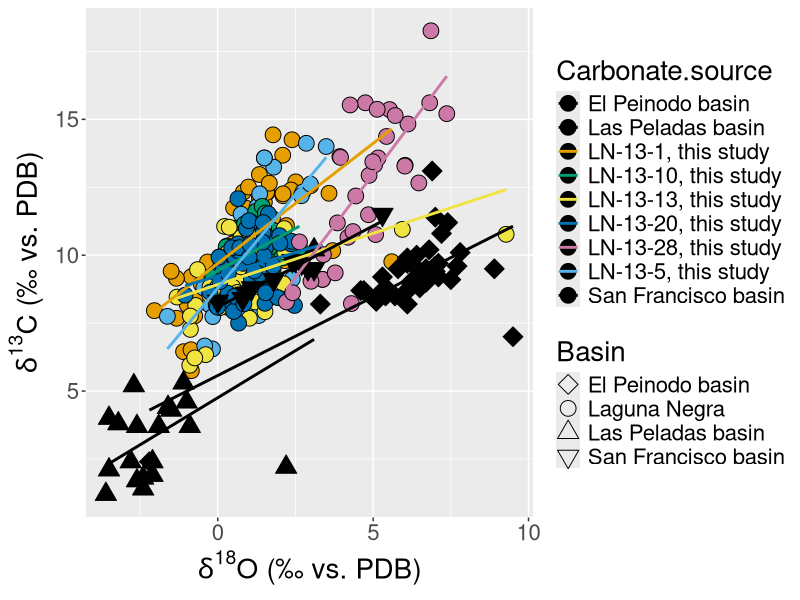

This figure's R source:
#May 2019
#Joy Buongiorno
#JBuongior21@gmail.com
#Dscript for plotting C and O isotopes of carbonate

library(ggplot2)
carbonate_iso<-read.csv("Carbonate_isotopes_for_R.csv")
carb_cols<-c("El Peinodo basin" = "black","Las Peladas basin" = "black", "San Francisco basin" = "black", "LN-13-1, this study" = "#E69F00", "LN-13-5, this study"= "#56B4E9", "LN-13-10, this study" = "#009E73", "LN-13-13, this study" = "#F0E442", "LN-13-20, this study" ="#0072B2", "LN-13-28, this study" ="#CC79A7")


head(carbonate_iso)
Crossplot<-ggplot(carbonate_iso, aes(x=Oxygen, y=Carbon, shape=Basin, color=Carbonate.source)) +
  geom_point(aes(pch=Basin, fill=Carbonate.source),colour = "black", size=5) +
  scale_shape_manual(values = c(23, 21, 24, 25)) +
  scale_colour_manual(values=carb_cols) +
  scale_fill_manual(values=carb_cols) +
  theme(text = element_text(size=20)) +
  geom_smooth(method="lm",se=FALSE) +
  labs(x=expression(paste(delta^{18}, "O (\u2030 vs. PDB)")), y=expression(paste(delta^{13}, "C (\u2030 vs. PDB)")))
                    